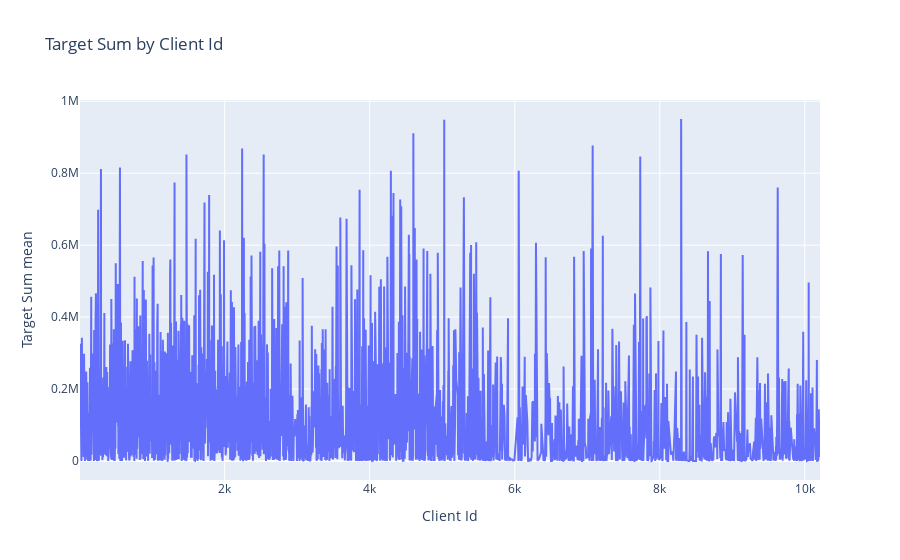
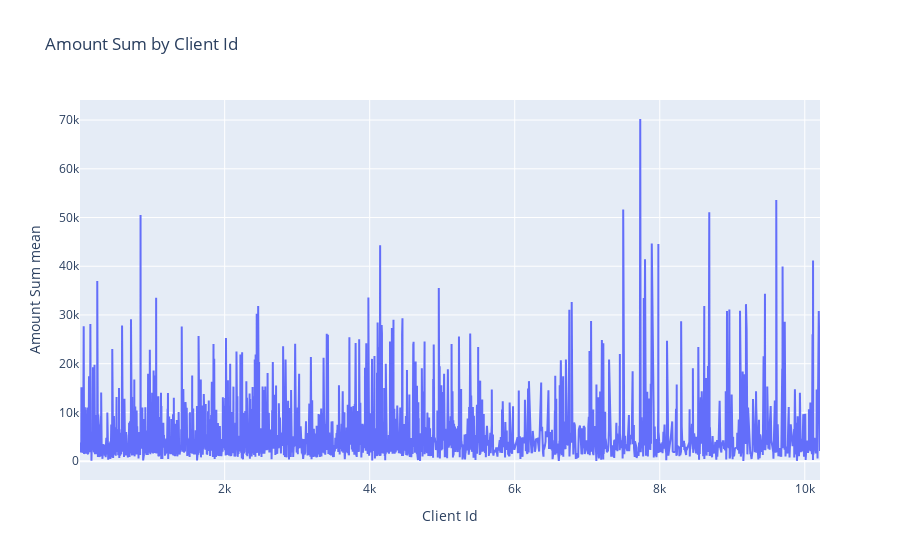

Here is the notebook cell these charts were saved with, in order:
### Code cell
plot1 = data.groupby('cl_id',as_index=False)['target_sum'].mean()
plot2 = data.groupby('cl_id',as_index=False)['amount'].mean()
plot(plot1['cl_id'],plot1['target_sum'], 'Target Sum by Client Id', 'Client Id', 'Target Sum mean')
plot(plot2['cl_id'],plot2['amount'], 'Amount Sum by Client Id', 'Client Id', 'Amount Sum mean')

### Figure 1 — Plotly figure (JSON) as saved in the notebook; plotly's stock layout.template omitted (floating-point values rounded to 4 significant figures; data arrays with more than 128 entries replaced by an {"elided": "..."} marker saying what was removed)
{"data": [{"mode": "lines", "type": "scatter", "x": {"elided": "2728 int values"}, "y": {"elided": "2728 float values"}}], "layout": {"title": {"text": "Target Sum by Client Id"}, "xaxis": {"title": {"text": "Client Id"}}, "yaxis": {"title": {"text": "Target Sum mean"}}}}

### Figure 2 — Plotly figure (JSON) as saved in the notebook; plotly's stock layout.template omitted (floating-point values rounded to 4 significant figures; data arrays with more than 128 entries replaced by an {"elided": "..."} marker saying what was removed)
{"data": [{"mode": "lines", "type": "scatter", "x": {"elided": "2728 int values"}, "y": {"elided": "2728 float values"}}], "layout": {"title": {"text": "Amount Sum by Client Id"}, "xaxis": {"title": {"text": "Client Id"}}, "yaxis": {"title": {"text": "Amount Sum mean"}}}}
